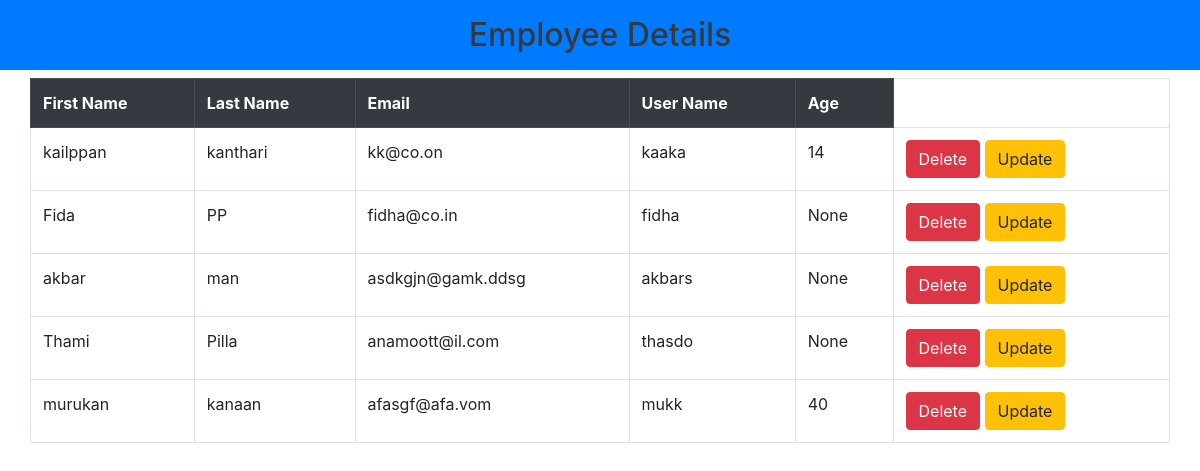
/acc/emp_details/, run on the app's committed database.
### account/models.py (models this page shows, shortened)
class Employee(models.Model):
    firstname = models.CharField(max_length=100)
    lastname = models.CharField(max_length=100)
    age = models.IntegerField(null=True)
    email = models.EmailField()
    username = models.CharField(max_length=100)
    password = models.CharField(max_length=100)

### account/views.py (the view)
# urls.py: path('emp_details/', Emp_details.as_view(), name='emp_data'),
class Emp_details(View):
    def get(self, request, *args, **kwargs):
        data = Employee.objects.all()
        return render(request, "emp_table.html" , {"data":data})

### account/templates/emp_table.html (shortened to what this page needs)
<!doctype html>
<html lang="en">
  <head>
    <link rel="stylesheet" href="https://stackpath.bootstrapcdn.com/bootstrap/4.3.1/css/bootstrap.min.css">
  </head>
  <body>
    <h2 class="text-dark bg bg-primary text-center p-3">Employee Details</h2>
    <table class="table container table-bordered" id="myTable">
        <tr class="thead-dark">
            <th>First Name</th>
            <th>Last Name</th>
            <th>Email</th>
            <th>User Name</th>
            <th>Age</th>
        </tr>
        {% for datum in data %}
        <tr>
            <td>{{datum.firstname}}</td>
            <td>{{datum.lastname}}</td>
            <td>{{datum.email}}</td>
            <td>{{datum.username}}</td>
            <td>{{datum.age}}</td>
            <td>
              <a href="{% url 'demp' datum.id %}" class="btn btn-danger">Delete</a>
              <a href="{% url 'uemp' datum.id %}" class="btn btn-warning">Update</a>
            </td>
        </tr>
        {% endfor %}
    </table>
</body>
</html>

### data on the page
Employee: firstname "kailppan", lastname "kanthari", email "kk@co.on", username "kaaka", age "14"
Employee: firstname "Fida", lastname "PP", email "fidha@co.in", username "fidha", age "None"
Employee: firstname "akbar", lastname "man", email "asdkgjn@gamk.ddsg", username "akbars", age "None"
Employee: firstname "Thami", lastname "Pilla", email "anamoott@il.com", username "thasdo", age "None"
Employee: firstname "murukan", lastname "kanaan", email "afasgf@afa.vom", username "mukk", age "40"
